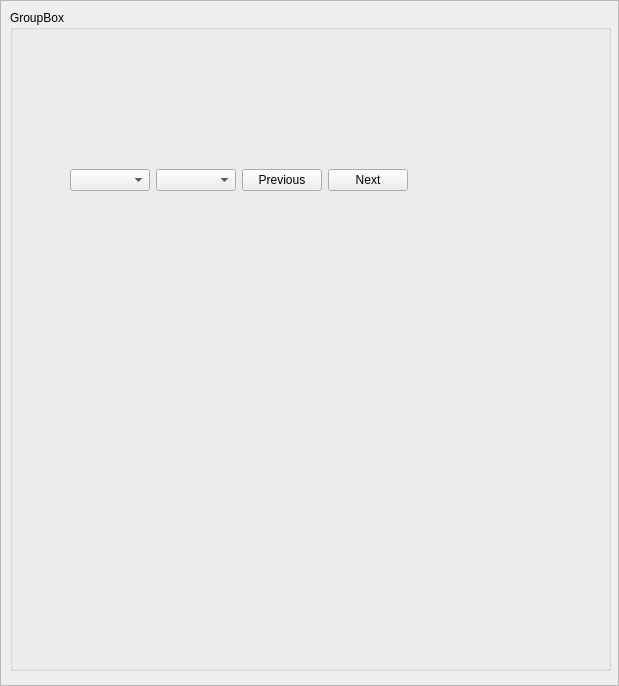
<?xml version="1.0" encoding="UTF-8"?>
<ui version="4.0">
 <class>FrameCalendar</class>
 <widget class="QFrame" name="FrameCalendar">
  <property name="geometry">
   <rect>
    <x>0</x>
    <y>0</y>
    <width>619</width>
    <height>686</height>
   </rect>
  </property>
  <property name="windowTitle">
   <string>Frame</string>
  </property>
  <property name="frameShape">
   <enum>QFrame::StyledPanel</enum>
  </property>
  <property name="frameShadow">
   <enum>QFrame::Raised</enum>
  </property>
  <widget class="QWidget" name="verticalLayoutWidget">
   <property name="geometry">
    <rect>
     <x>10</x>
     <y>10</y>
     <width>601</width>
     <height>661</height>
    </rect>
   </property>
   <layout class="QVBoxLayout" name="MainVLayout">
    <item>
     <layout class="QVBoxLayout" name="VLayout1">
      <item>
       <widget class="QGroupBox" name="groupBox">
        <property name="title">
         <string>GroupBox</string>
        </property>
        <widget class="QWidget" name="horizontalLayoutWidget">
         <property name="geometry">
          <rect>
           <x>60</x>
           <y>70</y>
           <width>338</width>
           <height>201</height>
          </rect>
         </property>
         <layout class="QHBoxLayout" name="HLayoutChoixDate">
          <item>
           <widget class="QComboBox" name="comboMois"/>
          </item>
          <item>
           <widget class="QComboBox" name="comboYear"/>
          </item>
          <item>
           <widget class="QPushButton" name="ButtonPrevious">
            <property name="text">
             <string>Previous</string>
            </property>
           </widget>
          </item>
          <item>
           <widget class="QPushButton" name="ButtonNext">
            <property name="text">
             <string>Next</string>
            </property>
           </widget>
          </item>
         </layout>
        </widget>
       </widget>
      </item>
     </layout>
    </item>
    <item>
     <layout class="QVBoxLayout" name="VLayout2"/>
    </item>
   </layout>
  </widget>
 </widget>
 <resources/>
 <connections/>
</ui>
